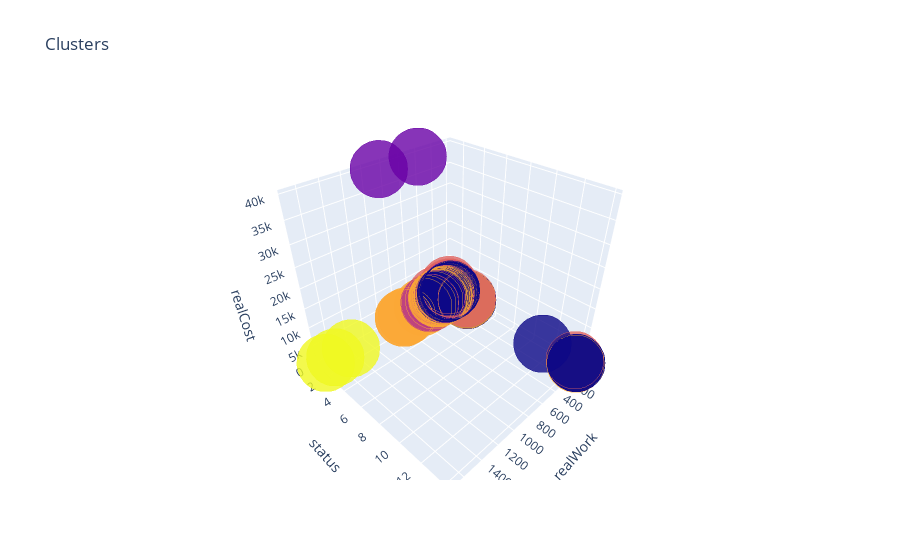

The code cell stored with this chart in its notebook:
### Code cell
tasks['labels33'] =  labels33
trace1 = go.Scatter3d(
    x= tasks['realWork'],
    y= tasks['status'],
    z= tasks['realCost'],
    mode='markers',
     marker=dict(
        color = tasks['labels33'], 
        size= 20,
        line=dict(
            color= tasks['labels33'],
            width= 12
        ),
        opacity=0.8
     )
)
data = [trace1]
layout = go.Layout(
#     margin=dict(
#         l=0,
#         r=0,
#         b=0,
#         t=0
#     )
    title= 'Clusters',
    scene = dict(
            xaxis = dict(title  = 'realWork'),
            yaxis = dict(title  = 'status'),
            zaxis = dict(title  = 'realCost')
        )
)
fig = go.Figure(data=data, layout=layout)
py.offline.iplot(fig)

### Figure 1 — Plotly figure (JSON) as saved in the notebook; plotly's stock layout.template omitted (floating-point values rounded to 4 significant figures; data arrays with more than 128 entries replaced by an {"elided": "..."} marker saying what was removed)
{"data": [{"marker": {"color": {"elided": "486 int values"}, "line": {"color": {"elided": "486 int values"}, "width": 12}, "opacity": 0.8, "size": 20}, "mode": "markers", "type": "scatter3d", "x": {"elided": "486 float values"}, "y": {"elided": "486 int values"}, "z": {"elided": "486 int values"}}], "layout": {"scene": {"xaxis": {"title": {"text": "realWork"}}, "yaxis": {"title": {"text": "status"}}, "zaxis": {"title": {"text": "realCost"}}}, "title": {"text": "Clusters"}}}
